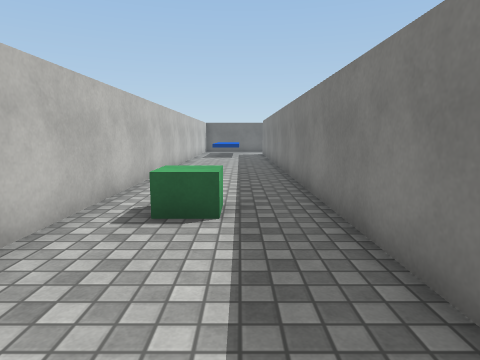
View 1 (above)

19 first-person views from a walk through a 3-D level made in the Unity game engine. The camera is 1.2 m above the floor, tilts 8° down and sees 75° across. The floor is counted in squares, 1 m on a side. Each view is taken from the middle of a square. On the plan, view 1 faces up. The plan holds only what a view shows up to about 13 squares ahead; the rest is blank. The place goes on beyond the plan. The player character is not drawn. Surface patterns are stand-ins for the level's own textures.

View 2
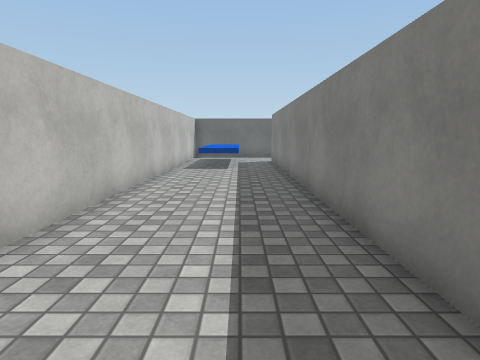

View 3
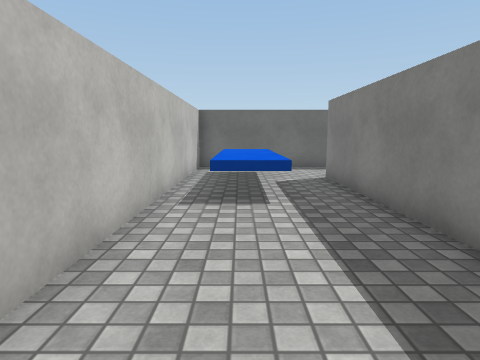

View 4
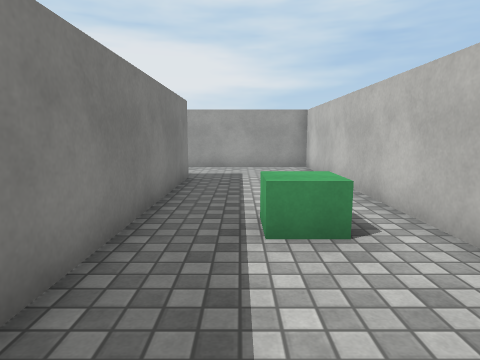

View 5
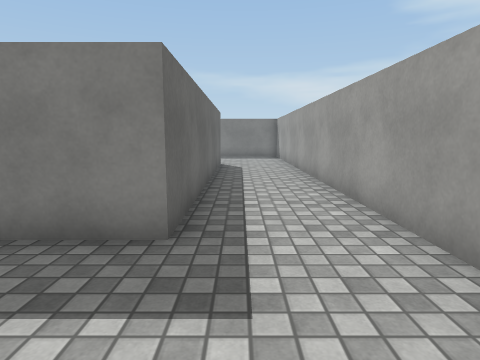

View 6
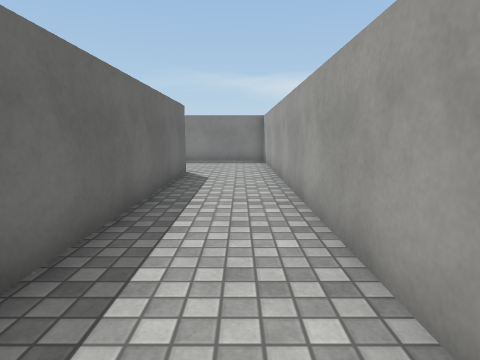

View 7
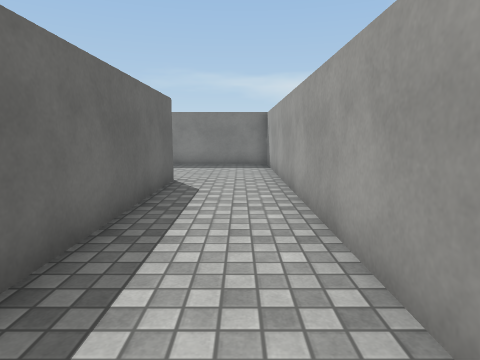

View 8
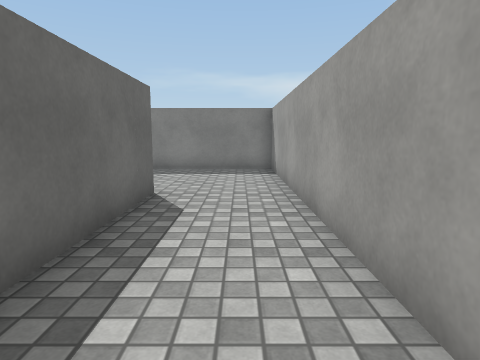

View 9
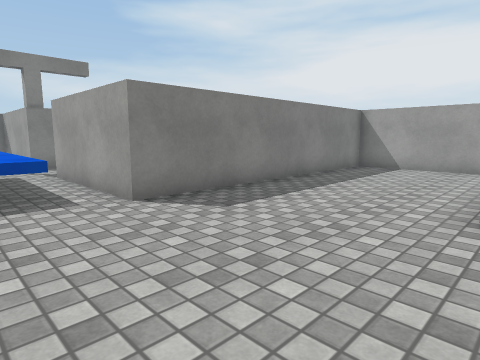

View 10
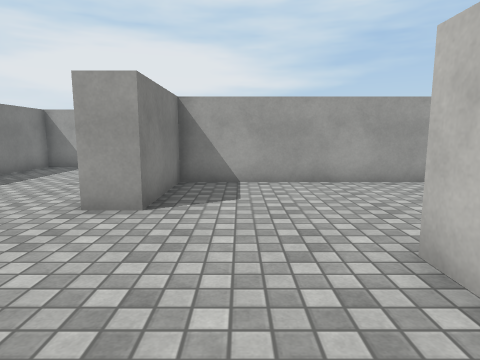

View 11
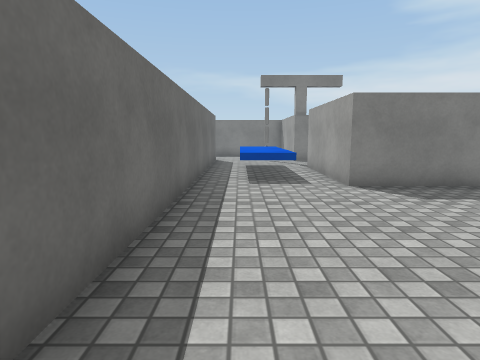

View 12
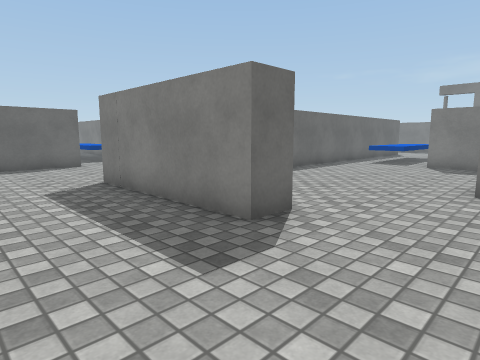

View 13
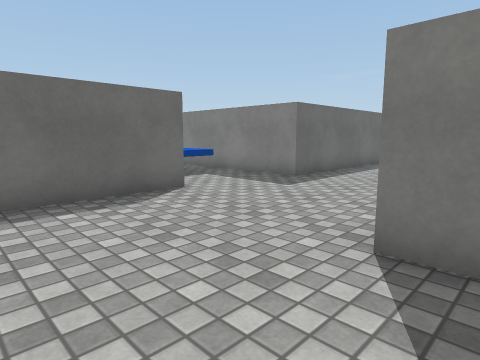

View 14
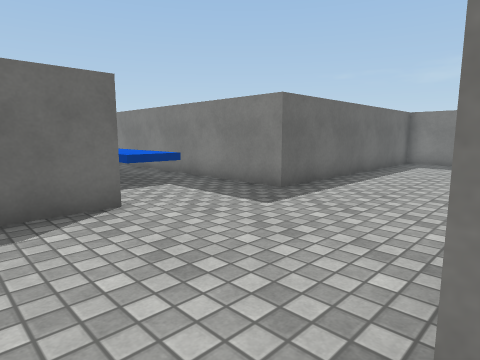

View 15
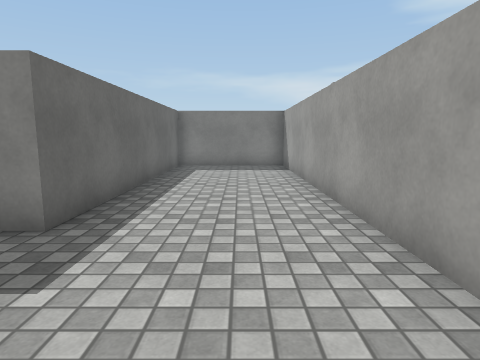

View 16
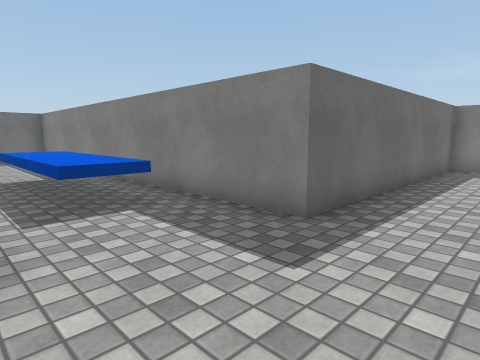

View 17
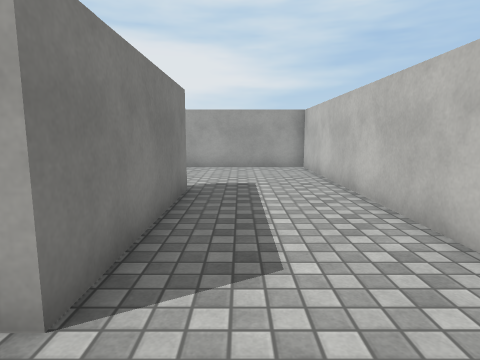

View 18
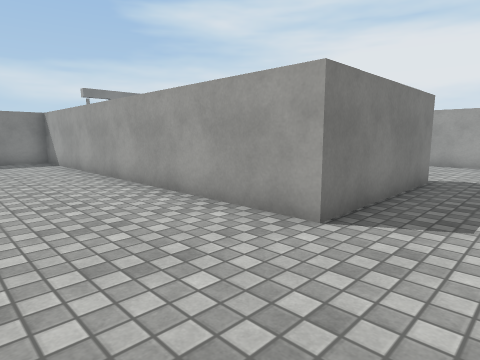

View 19
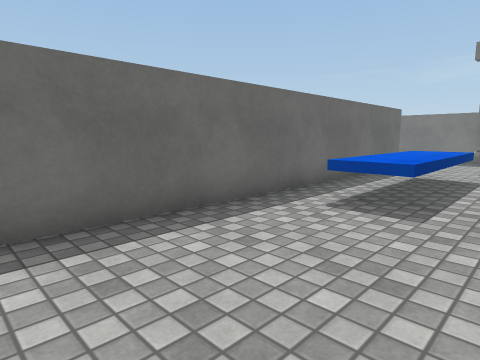

### Floor plan
Key: @ floor where view 1 was taken; # wall or solid block; . floor; ^ raised ledge; O other object.
Columns run from 3 left of view 1 to 27 right of it. Each row starts with its distance up from view 1.
 28               #
 27               #
 26               #
 25             . #
 24 ######      . #
 23 #.^...     #^^#
 22 #.^^..     #^^#
 21 #.^^.#     #^^#
 20 #.^^.#     #^^#
 19 #.^^.#     #^^#
 18 #.^^.#     #^.#
 17 #....#     ...#
 16 #....######...##########
 15 #....# ................#
 14 #....#.................#
 13 #....#.................#
 12 #....#.................#
 11 #....#...###############
 10 #....#...#    ###############
  9 #....#...#  . .......^^^^^.....
  8 #....#...#   ........^^^^^.O...
  7 #....#...##................O
  6 #....#...##.........#####...###
  5 #.O..#..............#
  4 #....#........#.....#
  3 #....#........#.....#
  2 #....#........#.....#
  1 #  ..##########.....#
  0 # .@.##########.....#
 -1 #...................#
 -2 #...................#
 -3 #####################

Where each view was taken, in squares from view 1:
view 1: 0 up, 0 right, facing up
view 2: 6 up, 0 right, facing up
view 3: 12 up, 1 left, facing up
view 4: 9 up, 0 right, facing down
view 5: 1 down, 2 left, facing right
view 6: 2 down, 1 right, facing right
view 7: 2 down, 3 right, facing right
view 8: 2 down, 5 right, facing right
view 9: 9 up, 11 right, facing down-right
view 10: 9 up, 9 right, facing down
view 11: 9 up, 9 right, facing right
view 12: 3 up, 3 right, facing up-right
view 13: 10 up, 3 right, facing up-right
view 14: 11 up, 5 right, facing up-right
view 15: 13 up, 7 right, facing right
view 16: 13 up, 7 right, facing up-right
view 17: 13 up, 5 right, facing down
view 18: 15 up, 4 right, facing down-right
view 19: 6 up, 12 right, facing up-right
